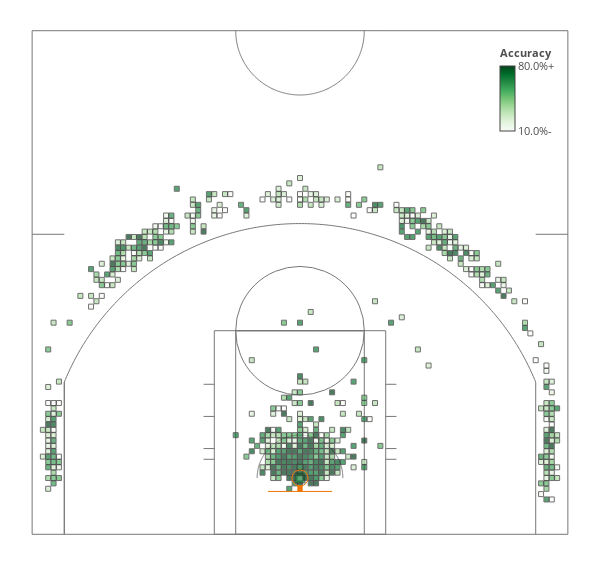

The cell this chart's notebook holds for it:
### Markdown cell above
### Filter out coordinates with <2 shots taken and improve tooltip

### Code cell
hexbin_stats = pd.DataFrame({'x_locs':x_locs, 'y_locs':y_locs, 'shots_taken':shots_taken, 'shot_accuracy':shot_accuracy})
hexbin_stats = hexbin_stats.loc[hexbin_stats['shots_taken'] > 2].reset_index()

shot_accuracy_filt = hexbin_stats.shot_accuracy
freq_by_hex_filt = hexbin_stats.shots_taken
x_locs_filt = hexbin_stats.x_locs
y_locs_filt = hexbin_stats.y_locs

hexbin_text = [
        '<i>Accuracy: </i>' + str(round(shot_accuracy_filt[i]*100, 1)) + '%<BR>'
        '<i>Frequency: </i>' + str(freq_by_hex_filt[i])
        for i in range(len(freq_by_hex_filt))
]

fig = go.Figure()
draw_plotly_court(fig)
fig.add_trace(go.Scatter(
    x=x_locs_filt, y=y_locs_filt, mode='markers', name='markers',
    marker=dict(
        size=freq_by_hex_filt, sizemode='area', sizeref=2. * max(freq_by_hex_filt) / (10. ** 2), sizemin=2.5,
        color=shot_accuracy_filt, colorscale=colorscale,
        colorbar=dict(
            thickness=15,
            x=0.84,
            y=0.87,
            yanchor='middle',
            len=0.2,
            title=dict(
                text="<B>Accuracy</B>",
                font=dict(
                    size=11,
                    color='#4d4d4d'
                ),
            ),
            tickvals=[marker_cmin, (marker_cmin + marker_cmax) / 2, marker_cmax],
            ticktext=ticktexts,
            tickfont=dict(
                size=11,
                color='#4d4d4d'
            )
        ),
        cmin=marker_cmin, cmax=marker_cmax,
        line=dict(width=1, color='#333333'), symbol='square',
    ),
    text=hexbin_text,
    hoverinfo='text'
))
fig.show(config=dict(displayModeBar=False))
